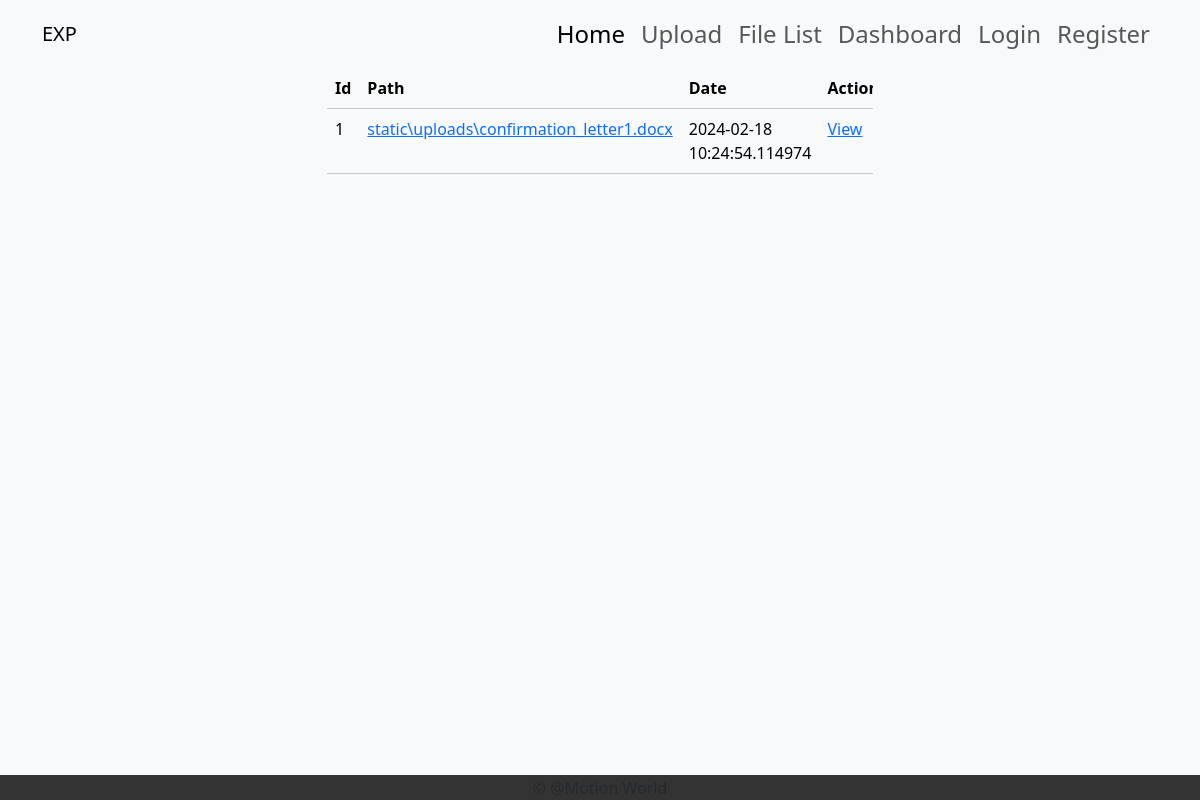
/file/list, run on an earlier commit of the app's database.
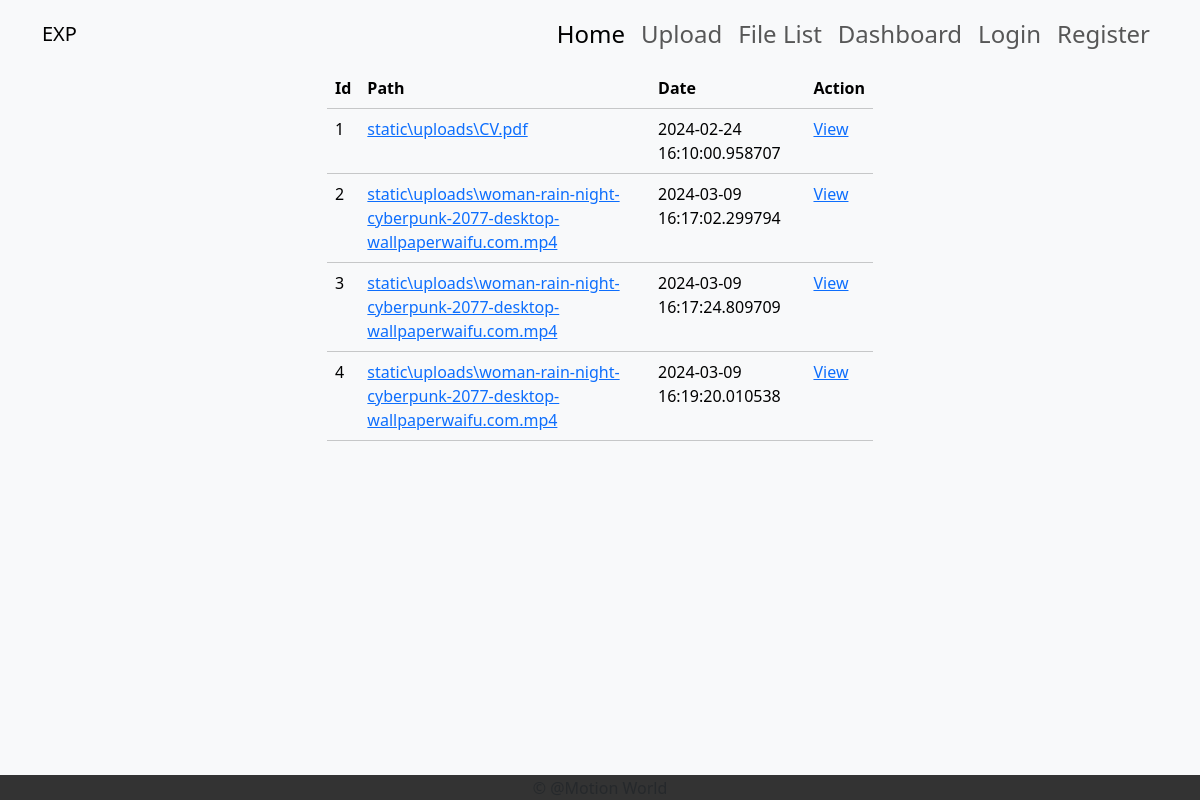
And on a later commit of the database.
### database.py (models this page shows, shortened)
class File(Base):
    __tablename__ = 'files'
    id = Column(Integer, primary_key=True)
    path = Column(String(255), nullable=False)
    user_id = Column(Integer, ForeignKey('users.id'))
    created_at = Column(DateTime, default=datetime.now)

### app.py (the view)
@app.route('/file/list', methods=['GET', 'POST'])
def file_list():
    db = open_db()
    files = db.query(File).all()
    return render_template('display_list.html', files=files)

### database.py (called while the page is built)
def open_db():
    engine = create_engine('sqlite:///project.db', echo=True)
    session = sessionmaker(bind=engine)
    return session()

### templates/display_list.html
{% extends 'layout/base.html' %}
{% block content %}
<div class="container">
    <div class="row">
        <div class="col-6 mx-auto">
            <div class="table-responsive">
                <table class="table table-light">
                    <thead>
                        <tr>
                            <th scope="col">Id</th>
                            <th scope="col">Path</th>
                            <th scope="col">Date</th>
                            <th scope="col">Action</th>
                        </tr>
                    </thead>
                    <tbody>
                        {% for file in files %}
                        <tr>
                            <td>{{ file.id }}</td>
                            <td><a href="/file/{{file.id}}/view">{{file.path}}</a></td>
                            <td>{{ file.created_at }}</td>
                            <td><a href="/file/{{file.id}}/view">View</a></td>
                        </tr>
                        {% endfor %}
                    </tbody>
                </table>
            </div>
        </div>
    </div>
</div>
{% endblock %}

### templates/layout/base.html (shortened to what this page needs)
<!doctype html>
<html lang="en">
<head>
    <link
        href="https://cdn.jsdelivr.net/npm/bootstrap@5.3.2/dist/css/bootstrap.min.css"
        rel="stylesheet"
    />
    <link
        rel="stylesheet"
        href="https://cdnjs.cloudflare.com/ajax/libs/font-awesome/6.2.0/css/all.min.css"
    />
</head>
    <body>
        <header>
            {% include "menu.html" %}
        </header>
        <main>
            {% block content %}{% endblock %}
        </main>
        <footer>
    <div class="container">
        <span class="text-muted">© @Motion World</span>
    </div>
        </footer>
    </body>
</html>

### templates/menu.html (shortened to what this page needs)
<nav class="navbar navbar-expand-lg navbar-light bg-light">
    <div class="container">
        <a class="navbar-brand" href="/">EXP</a>
        <div class="collapse navbar-collapse" id="collapsibleNavId">
            <ul class="navbar-nav ms-auto mt-2 mt-lg-0">
                <li class="nav-item">
                    <a class="nav-link active fs-4" href="/" aria-current="page">Home </a>
                </li>
                <li class="nav-item"><a href="/file/upload" class="nav-link fs-4">Upload</a></li>
                <li class="nav-item"><a href="/file/list" class="nav-link fs-4">File List</a></li>
                <li class="nav-item"><a href="/dashboard" class="nav-link fs-4">Dashboard</a></li>
                {% if session.isauth %}
                <li class="nav-item"><a href="#" class="nav-link fs-4">
                        <i class="fa fa-user-circle"></i>
                    </a></li>
                <li class="nav-item"><a href="/logout" class="nav-link fs-4">Logout</a></li>
                {% else %}
                <li class="nav-item"><a href="/login" class="nav-link fs-4">Login</a></li>
                <li class="nav-item"><a href="/register" class="nav-link fs-4">Register</a></li>
                {% endif %}
            </ul>
        </div>
    </div>
</nav>

### templates/layout/base.html (style rules this page uses)
body { background-color: #f8f9fa; }
footer { background-color: #333; color: #fff; padding: .5px 0; text-align: center; position: fixed; bottom: 0; width: 100%; z-index: 100; }

What changed in the data, as far as the page shows it:
changed File id 1: path "static\\uploads\\confirmation_letter1.docx" → "static\\uploads\\CV.pdf"; created_at "2024-02-18 10:24:54.114974" → "2024-02-24 16:10:00.958707"
added File: id "2", path "static\\uploads\\woman-rain-night-cyberpunk-2077-desktop-wallpaperwaifu.com.mp4", created_at "2024-03-09 16:17:02.299794"
added File: id "3", path "static\\uploads\\woman-rain-night-cyberpunk-2077-desktop-wallpaperwaifu.com.mp4", created_at "2024-03-09 16:17:24.809709"
added File: id "4", path "static\\uploads\\woman-rain-night-cyberpunk-2077-desktop-wallpaperwaifu.com.mp4", created_at "2024-03-09 16:19:20.010538"
